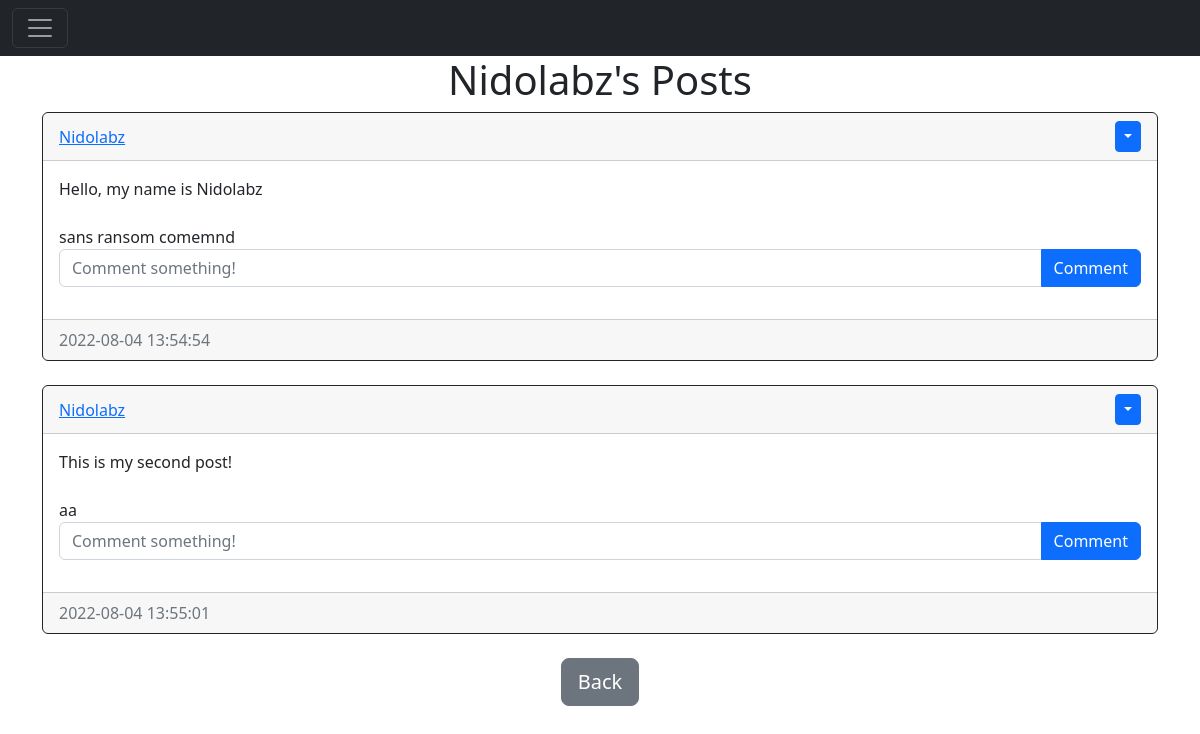
/posts/Nidolabz (signed in), run on the app's committed database.
### website/models.py (models this page shows)
class User(db.Model, UserMixin):
    id = db.Column(db.Integer, primary_key=True)
    email = db.Column(db.String(150), unique=True)
    username = db.Column(db.String(150), unique=True)
    password = db.Column(db.String(150))
    date_created = db.Column(db.DateTime(timezone=True), default=func.now())
    posts = db.relationship('Post', backref='user', passive_deletes=True) # Stores posts made by this user, which can be backreferenced through post.user
    comments = db.relationship('Comment', backref='user', passive_deletes=True)

class Post(db.Model): # Post model
    id = db.Column(db.Integer, primary_key=True) # ID of the post
    text = db.Column(db.Text, nullable=False) # Text of the post, cannot be null
    date_created = db.Column(db.DateTime(timezone=True), default=func.now()) # Date post was made
    author = db.Column(db.Integer, db.ForeignKey('user.id', ondelete="Cascade"), nullable=False) # User who made post, is foreign key
    comments = db.relationship('Comment', backref='post', passive_deletes=True)

class Comment(db.Model):
    id = db.Column(db.Integer, primary_key=True) # ID of the Comment
    text = db.Column(db.String(200), nullable=False) # Text of the Comment, cannot be null, 200 chars
    date_created = db.Column(db.DateTime(timezone=True), default=func.now()) # Date comment was made
    author = db.Column(db.Integer, db.ForeignKey('user.id', ondelete="Cascade"), nullable=False) # User who made comment
    post_id = db.Column(db.Integer, db.ForeignKey('post.id', ondelete="Cascade"), nullable=False) # Post comment is on

### website/views.py (the view)
@views.route("/posts/<username>")
@login_required
def posts(username):
    user = User.query.filter_by(username=username).first()
    if not user:
        flash('No user with that username', category='error')
        return redirect(url_for('views.home'))
    posts = user.posts
    return render_template("posts.html", user=current_user, posts=posts, username=username)

### website/__init__.py (called while the page is built)
def create_app():
    app = Flask(__name__)
    app.config['SECRET_KEY'] = "helloworld"
    app.config['SQLALCHEMY_DATABASE_URI'] = f'sqlite:///{DB_NAME}'
    db.init_app(app)
    from .views import views
    from .auth import auth
    app.register_blueprint(views, url_prefix="/")
    app.register_blueprint(auth, url_prefix="/")
    from .models import User, Post, Comment
    create_database(app)
    login_manager = LoginManager()
    login_manager.login_view = "auth.login"
    login_manager.init_app(app)
    @login_manager.user_loader
    def load_user(id):
        return User.query.get(int(id))
    @app.route("/")
    def home():
        return "<h1>Hello<h1>"
    @app.route("/profile")
    def profile():
        return "<h1>Profile<h1>"
    return app

### website/templates/posts.html (shortened to what this page needs)
{% extends "post_div.html" %}
{% block header %}
    {{username}}'s Posts
{% endblock %}
{% block footer %}
    <div align="center">
        <a href="/home">
            <button type="button" class="btn btn-lg btn-secondary"> Back </button>
        </a>
    </div>
{% endblock %}

### website/templates/post_div.html (shortened to what this page needs)
{% extends "base.html" %}
{% block content %}
    <h1 align="center">
        {% block header %}{% endblock %}
    </h1>
    <div id="posts">
        {% for post in posts %}
            <div class="card border-dark">
                <div class="card-header d-flex justify-content-between align-items-center">
                    <a href="/posts/{{post.user.username}}">
                        {{post.user.username}}
                    </a>
                    {% if user.id == post.author %}
                    <div class="btn-group">
                        <button type="button" class="btn btn-sm btn-primary dropdown-toggle" data-bs-toggle="dropdown"></button>
                    </div>
                    {% endif %}
                </div>
                <div class="card-body">
                    <div class="card-text">
                        {{post.text}}
                    </div>
                    <br />
                    {% for comment in post.comments %}
                        {{comment.text}}
                    {% endfor %}
                    <br />
                    <form class="input-group mb-3" method='POST' action="/create-comment/{{post.id}}">
                        <input type="text" id="text" name="text" class="form-control" placeholder="Comment something!" />
                        <button type="submit" class="btn btn-primary">
                            Comment
                        </button>
                    </form>
                </div>
                <div class="card-footer text-muted">
                    {{post.date_created}}
                </div>
            </div>
            <br />
        {% endfor %}
    </div>
    {% block footer %}{% endblock %}
{% endblock %}

### website/templates/base.html (shortened to what this page needs)
<!DOCTYPE html>
<html lang="en">
<head>
    <link href="https://cdn.jsdelivr.net/npm/bootstrap@5.2.0/dist/css/bootstrap.min.css" rel="stylesheet">
</head>
<body>
    <nav class="navbar navbar-dark bg-dark">
        <div class="container-fluid">
            <button class="navbar-toggler" type="button" data-bs-toggle="collapse" data-bs-target="#navbarSupportedContent" aria-controls="navbarSupportedContent" aria-expanded="false" aria-label="Toggle navigation">
                <span class="navbar-toggler-icon"></span>
            </button>
        </div>
    </nav>
    <div class="container">{% block content %}{% endblock %}</div>
</body>
</html>

### data on the page
User: username "Nidolabz"
Post: user.username "Nidolabz", text "Hello, my name is Nidolabz", date_created "2022-08-04 13:54:54"
Comment: text "sans"
Comment: text "ransom comemnd"
Post: user.username "Nidolabz", text "This is my second post!", date_created "2022-08-04 13:55:01"
Comment: text "aa"
